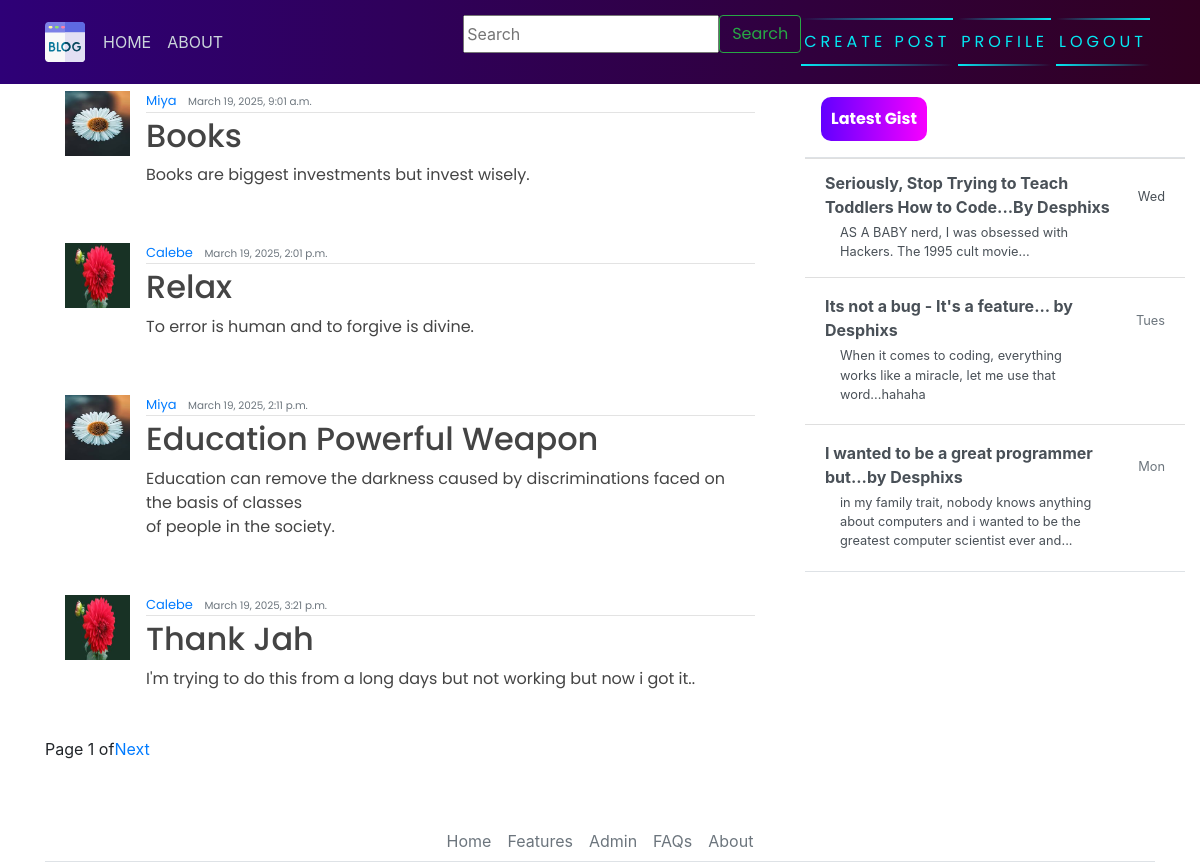
/ (signed in), run on the app's committed database.
### blogapp/models.py (models this page shows, shortened)
class Post(models.Model):
	title=models.CharField(max_length=200)
	content=models.TextField()
	date_posted=models.DateTimeField(default=timezone.now)
	author=models.ForeignKey(User,on_delete=models.CASCADE)

### users/models.py (models this page shows, shortened)
class Profile(models.Model):
    user = models.OneToOneField(User, on_delete=models.CASCADE)
    image = models.ImageField(default='profile_pics/default.jpg', upload_to='profile_pics')

### blogapp/views.py (the view)
# urls.py: path('', PostListView.as_view(), name="blog-home"),
class PostListView(LoginRequiredMixin, ListView):
    model = Post
    template_name = 'blog/home.html'
    context_object_name = 'posts'
    ordering = ["-date_posted"]
    paginate_by = 4
    def get_queryset(self):
        query=self.request.GET.get('q')
        if query:
            return Post.objects.filter(
                Q(title__icontains=query) | Q(content__icontains=query)
            ). order_by('date_posted')
        return Post.objects.all().order_by('date_posted')

### templates/blog/home.html (shortened to what this page needs)
{% extends 'blog/base.html' %}
{% block content %}
    {% for posts in posts %}
        <article class="media content-section">
            <img class="rounded-cirlce article-img" src="{{ posts.author.profile.image.url }}" alt="">
            <div class="media-body">
              <div class="article-metadata">
                <a class="mr-2" href="#">{{ posts.author }}</a>
                <small class="text-muted">{{ posts.date_posted }}</small>
              </div>
              <h2><a class="article-title" href="{% url 'blog-detail' posts.id %}">{{ posts.title }}</a></h2>
              <p class="article-content">{{ posts.content }}</p>
            </div>
            <br>
          </article>
    {% endfor  %}
<div class="pagination">
    <span>Page {{ page_obj.number }} of {{ posts.paginator.num_pages }}</span>
{% if page_obj.has_next %}
    <a href="?page={{ page_obj.next_page_number }}">Next</a>
{% endif %}
</div>
{% endblock content %}

### templates/blog/base.html (shortened to what this page needs)
{% load static %}
<head>
    <link rel="stylesheet" href="https://maxcdn.bootstrapcdn.com/bootstrap/4.0.0/css/bootstrap.min.css">
    <link rel="stylesheet" href="{% static 'blog/main.css' %}">
</head>
<body>
    <header class="site-header">
      <nav class="navbar navbar-expand-md navbar-dark bg-steel fixed-top">
        <div class="container">
          <div class="collapse navbar-collapse" id="navbarToggle">
            <div class="navbar-nav mr-auto">
                {% if user.is_authenticated %}
              <a class="nav-item nav-link" href="{% url 'blog-home' %}">HOME</a>
              <a class="nav-item nav-link" href="{% url 'about' %}">ABOUT</a>
            </div>
            <div class="navbar-nav">
                <form class="d-flex" role="search" method="GET" action="{% url 'blog-home' %}">
        <input type="text" title="search" name="q" placeholder="Search" aria-label="Search" value="{{ request.GET.q}}">
        <button class="btn btn-outline-success" type="submit">Search</button>
      </form>
    </div>
                <a href="{% url 'blog-new' %}" id="auth-links">
                <span></span>
                <span></span>
                Create Post
            </a>
                <a href="{% url 'profile' %}" id="auth-links">
                <span></span>
                <span></span>
                Profile
            </a>
                <a href="{% url 'logout' %}" id="auth-links">
                <span></span>
                <span></span>
                Logout
            </a>
                {% endif %}
            </div>
          </div>
      </nav>
    </header>
    <main role="main" class="container">
      <div class="row">
          <div class="col-md-8">
          </div>
        <div class="col-md-8">
           {% block content %}{% endblock %}
        </div>
        <div class="col-md-4">
          <div class="content-sectionw">
            <div class="d-flex flex-column align-items-stretch flex-shrink-0 bg-white" style="width: 380px;" style="padding-top: 120px;">
                <a id="list-group" style="text-decoration: none;" href="" class="d-flex align-items-center flex-shrink-0 p-3 link-dark text-decoration-none border-bottom">
                  <span class="fs-5 fw-semibold" id="gist-btn">Latest Gist</span>
                </a>
                <div class="list-group list-group-flush border-bottom scrollarea">
                  <a href="#" class="list-group-item list-group-item-action  lh-tight" aria-current="true">
                    <div class="d-flex w-100 align-items-center justify-content-between">
                      <strong class="mb-1">Seriously, Stop Trying to Teach Toddlers How to Code...By Desphixs
                    </strong>
                      <small>Wed</small>
                    </div>
                    <div class="col-10 mb-1 small">AS A BABY nerd, I was obsessed with Hackers. The 1995 cult movie... </div>
                  </a>
                  <a href="#" class="list-group-item list-group-item-action py-3 lh-tight">
                    <div class="d-flex w-100 align-items-center justify-content-between">
                      <strong class="mb-1">Its not a bug - It's a feature... by Desphixs</strong>
                      <small class="text-muted">Tues</small>
                    </div>
                    <div class="col-10 mb-1 small">When it comes to coding, everything works like a miracle, let me use that word...hahaha</div>
                  </a>
                  <a href="#" class="list-group-item list-group-item-action py-3 lh-tight">
                    <div class="d-flex w-100 align-items-center justify-content-between">
                      <strong class="mb-1">I wanted to be a great programmer but...by Desphixs</strong>
                      <small class="text-muted">Mon</small>
                    </div>
                    <div class="col-10 mb-1 small">in my family trait, nobody knows anything about computers and i wanted to be the greatest computer scientist ever and...</div>
                  </a>
                </div>
              </div>
          </div>
        </div>
      </div>
        <footer class="" >
          <ul class="nav justify-content-center border-bottom"  style="margin-top: 60px;">
            <li class="nav-item"><a href="#" class="nav-link px-2 text-muted">Home</a></li>
            <li class="nav-item"><a href="#" class="nav-link px-2 text-muted">Features</a></li>
            <li class="nav-item"><a href="admin/" class="nav-link px-2 text-muted">Admin</a></li>
            <li class="nav-item"><a href="#" class="nav-link px-2 text-muted">FAQs</a></li>
            <li class="nav-item"><a href="#" class="nav-link px-2 text-muted">About</a></li>
          </ul>
        </footer>
    </main>
</body>

### static/blog/main.css (style rules this page uses)
body { background-color: light gray; margin-top: 5rem; background-size: contain; background-repeat: no-repeat; }
h1, h2, h3, h4, h5, h6, p { color: #444444; font-family: 'Poppins', sans-serif; }
ul { margin: 0; }
.bg-steel { background: linear-gradient(270deg, rgb(49, 0, 33) 0%, rgb(46, 0, 119) 100%); }
.site-header .navbar-nav .nav-link { color: #cbd5db; }
.content-section { background: #ffffff; padding: 10px 20px; border-radius: 10px; margin-bottom: 20px; }
.article-title { color: #444444; }
.article-content { white-space: pre-line; }
.article-img { height: 65px; width: 65px; margin-right: 16px; }
.article-metadata { font-family: 'Poppins', sans-serif; padding-bottom: 1px; margin-bottom: 4px; font-size: 13px; border-bottom: 1px solid #e3e3e3 }
svg { width: 50px; height: 50px; }
#auth-links { font-family: 'Poppins', sans-serif; position: relative; display: inline-block; padding: 12px 3px; margin: 10px 0; color: #03e9f4; text-decoration: none; text-transform: uppercase; transition: 0.5s; letter-spacing: 4px; overflow: hidden; margin-right: 5px; }
#auth-links span { position: absolute; display: block; }
#auth-links span:nth-child(1) { top: 0; left: 0; width: 100%; height: 2px; background: linear-gradient(90deg,transparent,#03e9f4); animation: animate1 1s linear infinite; }
#auth-links span:nth-child(3) { bottom: 0; right: 0; width: 100%; height: 2px; background: linear-gradient(270deg,transparent,#03e9f4); animation: animate3 1s linear infinite; animation-delay: 0.50s; }
#gist-btn { color: black; background: linear-gradient(270deg, rgb(247, 0, 255) 0%, rgb(98, 0, 255) 100%); padding: 10px; color: white; font-family: 'Poppins', sans-serif; font-weight: bold; border-radius: 10px; }
button { font-family: 'Poppins', sans-serif; border: none; outline: 0; display: inline-block; padding: 8px; color: white; background-color: #000; text-align: center; cursor: pointer; width: 100%; font-size: 18px; transition: 1s; background: linear-gradient(270deg, rgb(247, 0, 255) 0%, rgb(98, 0, 255) 100%); }

### data on the page
Post: author.profile.image (picture), author "Miya", date_posted "March 19, 2025, 9:01 a.m.", title "Books", content "Books are biggest investments but invest wisely."
Post: author.profile.image (picture), author "Calebe", date_posted "March 19, 2025, 2:01 p.m.", title "Relax", content "To error is human and to forgive is divine."
Post: author.profile.image (picture), author "Miya", date_posted "March 19, 2025, 2:11 p.m.", title "Education Powerful Weapon", content "Education can remove the darkness caused by discriminations faced on the basis of classes of people in the society."
Post: author.profile.image (picture), author "Calebe", date_posted "March 19, 2025, 3:21 p.m.", title "Thank Jah", content "I'm trying to do this from a long days but not working but now i got it.."

### other printed values
{{ page_obj.number }} "1"
